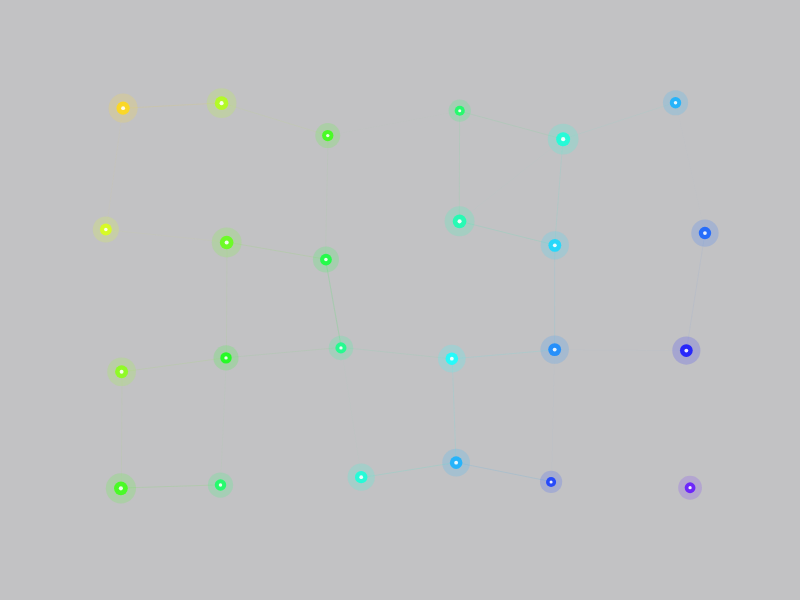
Frame 1 (no input)
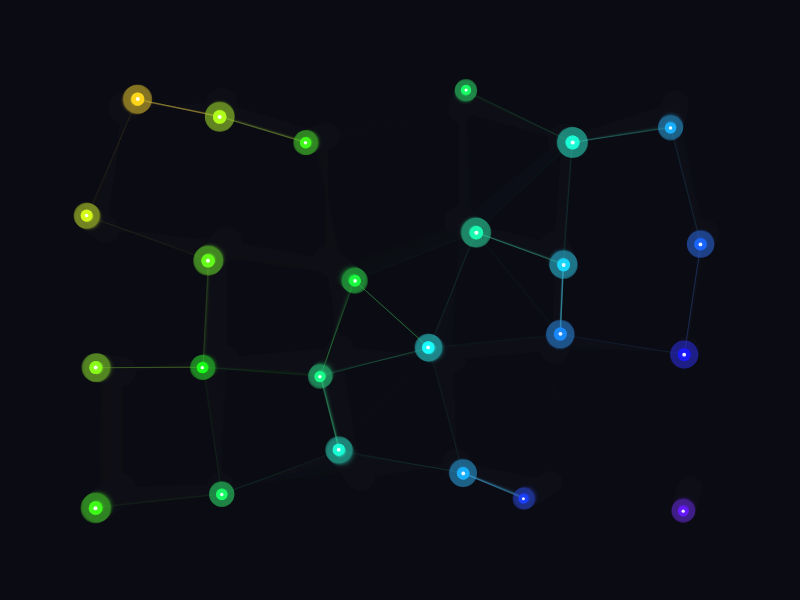
Frame 60 (no input)
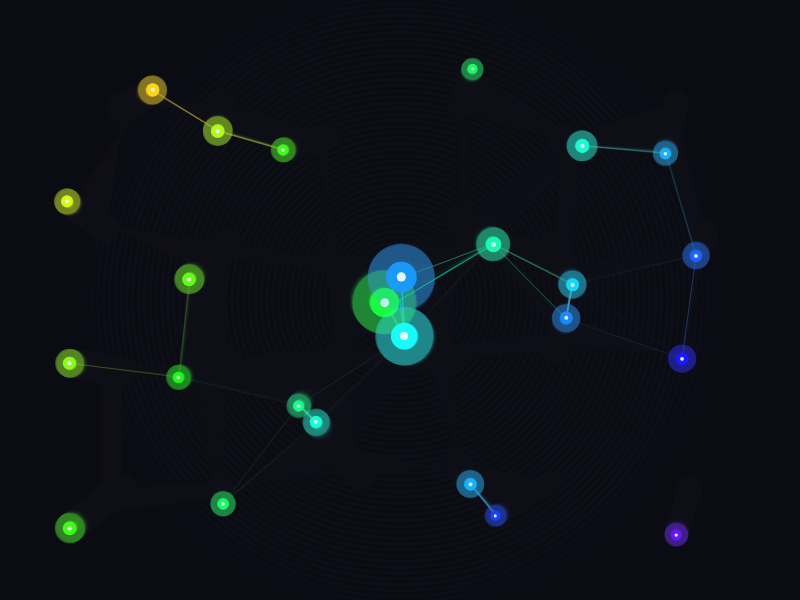
Frame 120 (the mouse pressed at the canvas centre since frame 60)

The p5.js sketch that drew these frames (run headless with seeded random() and noise() and a simulated clock; from frame 60 on, the mouse is pressed at the canvas centre):

// p5.js sketch
// ── sketch.js
/*
  Name: Jeffery Chong
  Title: Short Study #6
  Instructions:
    - Left-Click anywhere on the canvas to spawn a new visual node (storing dynamic position, ripple radius, and color data).
    - Move your Mouse to interact with existing nodes—closer proximity increases node pulse size and dynamically renders light patch connections.
    - Press the 'C' key on your keyboard to clear all spawned nodes from the canvas.
    - Press the 'R' key to generate a randomized wave grid of nodes.
*/

// Array 1: Holds active node objects (positions, velocities, colors, and base radii)
let nodes = [];

// Array 2: Holds active expanding wave/ripple rings generated by clicks
let ripples = [];

// Array 3: Preset color palette for dynamic lighting states
const nodePalette = [
  [0, 240, 255],   // Cyan
  [255, 0, 150],   // Magenta
  [255, 200, 0],   // Amber
  [120, 255, 0]    // Electric Lime
];

function setup() {
  createCanvas(800, 600);
  colorMode(HSB, 360, 100, 100, 1);
  
  // Seed the array with an initial structural grid of nodes
  initNodeGrid();
}

function draw() {
  background(240, 40, 8, 0.25); // Subtle trail background for motion decay

  // Update and render expanding ripples (Array 2)
  for (let i = ripples.length - 1; i >= 0; i--) {
    let r = ripples[i];
    noFill();
    stroke(r.hue, 80, 100, r.alpha);
    strokeWeight(r.weight);
    ellipse(r.x, r.y, r.radius * 2);

    // Dynamic state update
    r.radius += r.speed;
    r.alpha -= 0.015;

    // Remove dead array elements
    if (r.alpha <= 0) {
      ripples.splice(i, 1);
    }
  }

  // Draw inter-node connection lines (Lighting matrix topology)
  for (let i = 0; i < nodes.length; i++) {
    for (let j = i + 1; j < nodes.length; j++) {
      let d = dist(nodes[i].x, nodes[i].y, nodes[j].x, nodes[j].y);
      if (d < 140) {
        let alpha = map(d, 0, 140, 0.6, 0);
        stroke(nodes[i].hue, 70, 90, alpha);
        strokeWeight(map(d, 0, 140, 2, 0.5));
        line(nodes[i].x, nodes[i].y, nodes[j].x, nodes[j].y);
      }
    }
  }

  // Update and render nodes (Array 1)
  for (let i = 0; i < nodes.length; i++) {
    let n = nodes[i];

    // Physics update: slight movement drifting
    n.x += n.vx;
    n.y += n.vy;

    // Boundary bounces
    if (n.x < 0 || n.x > width) n.vx *= -1;
    if (n.y < 0 || n.y > height) n.vy *= -1;

    // User interaction response: mouse proximity effect
    let mouseD = dist(mouseX, mouseY, n.x, n.y);
    let currentRadius = n.baseRadius;
    
    if (mouseD < 120) {
      let boost = map(mouseD, 0, 120, 20, 0);
      currentRadius += boost;

      // Draw active targeting/interaction link to cursor
      stroke(n.hue, 100, 100, 0.4);
      strokeWeight(1);
      line(n.x, n.y, mouseX, mouseY);
    }

    // Node Render (Glow effect layers)
    noStroke();
    fill(n.hue, 80, 100, 0.2);
    ellipse(n.x, n.y, currentRadius * 2.2);

    fill(n.hue, 90, 100, 0.9);
    ellipse(n.x, n.y, currentRadius);

    fill(0, 0, 100, 0.9);
    ellipse(n.x, n.y, currentRadius * 0.3);
  }
}

// User Input: Mouse Click triggers new node addition & visual ripple
function mousePressed() {
  let selectedColor = random(nodePalette);
  let newHue = hue(color(selectedColor[0], selectedColor[1], selectedColor[2]));

  // Add new element to Array 1 (Nodes)
  nodes.push({
    x: mouseX,
    y: mouseY,
    vx: random(-0.8, 0.8),
    vy: random(-0.8, 0.8),
    baseRadius: random(8, 16),
    hue: random(180, 320)
  });

  // Add new element to Array 2 (Ripples)
  ripples.push({
    x: mouseX,
    y: mouseY,
    radius: 5,
    speed: random(3, 6),
    alpha: 0.8,
    weight: 2,
    hue: random(180, 320)
  });
}

// User Input: Keyboard Controls
function keyPressed() {
  if (key === 'c' || key === 'C') {
    nodes = [];
    ripples = [];
  } else if (key === 'r' || key === 'R') {
    initNodeGrid();
  }
}

// Helper to seed initial node positions across the canvas
function initNodeGrid() {
  nodes = [];
  let cols = 6;
  let rows = 4;
  let spacingX = width / (cols + 1);
  let spacingY = height / (rows + 1);

  for (let i = 1; i <= cols; i++) {
    for (let j = 1; j <= rows; j++) {
      nodes.push({
        x: i * spacingX + random(-20, 20),
        y: j * spacingY + random(-20, 20),
        vx: random(-0.5, 0.5),
        vy: random(-0.5, 0.5),
        baseRadius: random(10, 14),
        hue: (i * 30 + j * 20) % 360
      });
    }
  }
}
